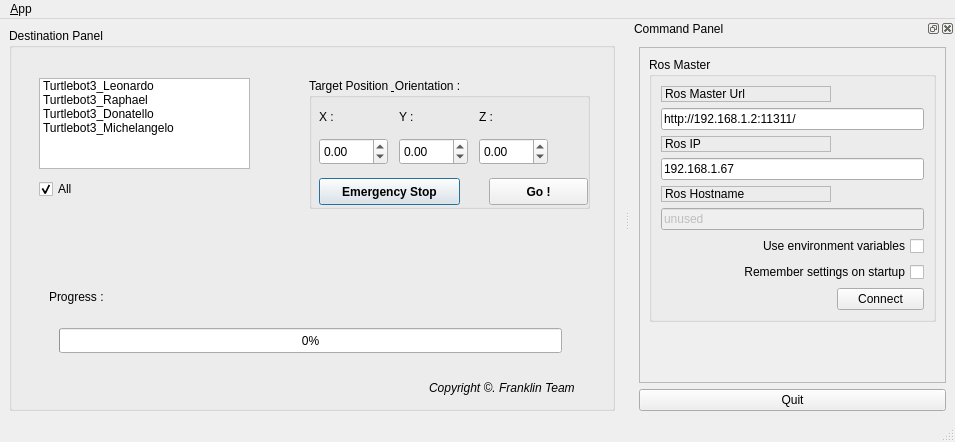
<?xml version="1.0" encoding="UTF-8"?>
<ui version="4.0">
 <class>MainWindowDesign</class>
 <widget class="QMainWindow" name="MainWindowDesign">
  <property name="geometry">
   <rect>
    <x>0</x>
    <y>0</y>
    <width>955</width>
    <height>442</height>
   </rect>
  </property>
  <property name="windowTitle">
   <string>QRosApp</string>
  </property>
  <property name="windowIcon">
   <iconset resource="../resources/images.qrc">
    <normaloff>:/images/icon.png</normaloff>:/images/icon.png</iconset>
  </property>
  <property name="locale">
   <locale language="English" country="Australia"/>
  </property>
  <widget class="QWidget" name="centralwidget">
   <layout class="QHBoxLayout">
    <item>
     <widget class="QGroupBox" name="groupBox_2">
      <property name="title">
       <string>Destination Panel</string>
      </property>
      <widget class="QProgressBar" name="progressBar_INFO">
       <property name="geometry">
        <rect>
         <x>50</x>
         <y>300</y>
         <width>503</width>
         <height>25</height>
        </rect>
       </property>
       <property name="value">
        <number>0</number>
       </property>
      </widget>
      <widget class="QGroupBox" name="groupBox_3">
       <property name="geometry">
        <rect>
         <x>300</x>
         <y>50</y>
         <width>281</width>
         <height>131</height>
        </rect>
       </property>
       <property name="title">
        <string>Target Position &amp; Orientation :</string>
       </property>
       <widget class="QDoubleSpinBox" name="doubleSpinBox_X">
        <property name="geometry">
         <rect>
          <x>10</x>
          <y>60</y>
          <width>69</width>
          <height>27</height>
         </rect>
        </property>
        <property name="minimum">
         <double>-4.000000000000000</double>
        </property>
        <property name="maximum">
         <double>4.000000000000000</double>
        </property>
        <property name="singleStep">
         <double>0.250000000000000</double>
        </property>
       </widget>
       <widget class="QDoubleSpinBox" name="doubleSpinBox_Y">
        <property name="geometry">
         <rect>
          <x>90</x>
          <y>60</y>
          <width>69</width>
          <height>27</height>
         </rect>
        </property>
        <property name="minimum">
         <double>-4.000000000000000</double>
        </property>
        <property name="maximum">
         <double>4.000000000000000</double>
        </property>
        <property name="singleStep">
         <double>0.250000000000000</double>
        </property>
       </widget>
       <widget class="QDoubleSpinBox" name="doubleSpinBox_T">
        <property name="geometry">
         <rect>
          <x>170</x>
          <y>60</y>
          <width>69</width>
          <height>27</height>
         </rect>
        </property>
        <property name="minimum">
         <double>-180.000000000000000</double>
        </property>
        <property name="maximum">
         <double>180.000000000000000</double>
        </property>
        <property name="singleStep">
         <double>45.000000000000000</double>
        </property>
       </widget>
       <widget class="QLabel" name="label_4">
        <property name="geometry">
         <rect>
          <x>10</x>
          <y>30</y>
          <width>67</width>
          <height>17</height>
         </rect>
        </property>
        <property name="text">
         <string>X :</string>
        </property>
       </widget>
       <widget class="QLabel" name="label_5">
        <property name="geometry">
         <rect>
          <x>90</x>
          <y>30</y>
          <width>67</width>
          <height>17</height>
         </rect>
        </property>
        <property name="text">
         <string>Y :</string>
        </property>
       </widget>
       <widget class="QLabel" name="label_6">
        <property name="geometry">
         <rect>
          <x>170</x>
          <y>30</y>
          <width>67</width>
          <height>17</height>
         </rect>
        </property>
        <property name="text">
         <string>Z : </string>
        </property>
       </widget>
       <widget class="QPushButton" name="pushButton_GO">
        <property name="geometry">
         <rect>
          <x>180</x>
          <y>100</y>
          <width>99</width>
          <height>27</height>
         </rect>
        </property>
        <property name="font">
         <font>
          <weight>75</weight>
          <bold>true</bold>
         </font>
        </property>
        <property name="text">
         <string>Go !</string>
        </property>
       </widget>
       <widget class="QPushButton" name="pushButton_STOP">
        <property name="geometry">
         <rect>
          <x>10</x>
          <y>100</y>
          <width>141</width>
          <height>27</height>
         </rect>
        </property>
        <property name="font">
         <font>
          <weight>75</weight>
          <bold>true</bold>
         </font>
        </property>
        <property name="text">
         <string>Emergency Stop</string>
        </property>
        <property name="default">
         <bool>true</bool>
        </property>
       </widget>
      </widget>
      <widget class="QLabel" name="label_7">
       <property name="geometry">
        <rect>
         <x>40</x>
         <y>260</y>
         <width>111</width>
         <height>17</height>
        </rect>
       </property>
       <property name="text">
        <string>Progress :</string>
       </property>
      </widget>
      <widget class="QListWidget" name="listWidget">
       <property name="geometry">
        <rect>
         <x>30</x>
         <y>50</y>
         <width>211</width>
         <height>91</height>
        </rect>
       </property>
       <item>
        <property name="text">
         <string>Turtlebot3_Leonardo</string>
        </property>
       </item>
       <item>
        <property name="text">
         <string>Turtlebot3_Raphael</string>
        </property>
       </item>
       <item>
        <property name="text">
         <string>Turtlebot3_Donatello</string>
        </property>
       </item>
       <item>
        <property name="text">
         <string>Turtlebot3_Michelangelo</string>
        </property>
       </item>
      </widget>
      <widget class="QCheckBox" name="checkBox">
       <property name="geometry">
        <rect>
         <x>30</x>
         <y>150</y>
         <width>51</width>
         <height>22</height>
        </rect>
       </property>
       <property name="text">
        <string>All</string>
       </property>
       <property name="checked">
        <bool>true</bool>
       </property>
      </widget>
      <widget class="QLabel" name="label_8">
       <property name="geometry">
        <rect>
         <x>420</x>
         <y>350</y>
         <width>191</width>
         <height>20</height>
        </rect>
       </property>
       <property name="font">
        <font>
         <italic>true</italic>
        </font>
       </property>
       <property name="text">
        <string>Copyright ©. Franklin Team</string>
       </property>
      </widget>
     </widget>
    </item>
   </layout>
  </widget>
  <widget class="QMenuBar" name="menubar">
   <property name="geometry">
    <rect>
     <x>0</x>
     <y>0</y>
     <width>955</width>
     <height>25</height>
    </rect>
   </property>
   <widget class="QMenu" name="menu_File">
    <property name="title">
     <string>&amp;App</string>
    </property>
    <addaction name="action_Preferences"/>
    <addaction name="separator"/>
    <addaction name="actionAbout"/>
    <addaction name="actionAbout_Qt"/>
    <addaction name="separator"/>
    <addaction name="action_Quit"/>
   </widget>
   <addaction name="menu_File"/>
  </widget>
  <widget class="QStatusBar" name="statusbar"/>
  <widget class="QDockWidget" name="dock_status">
   <property name="sizePolicy">
    <sizepolicy hsizetype="Minimum" vsizetype="Preferred">
     <horstretch>0</horstretch>
     <verstretch>0</verstretch>
    </sizepolicy>
   </property>
   <property name="minimumSize">
    <size>
     <width>325</width>
     <height>395</height>
    </size>
   </property>
   <property name="allowedAreas">
    <set>Qt::RightDockWidgetArea</set>
   </property>
   <property name="windowTitle">
    <string>Command Panel</string>
   </property>
   <attribute name="dockWidgetArea">
    <number>2</number>
   </attribute>
   <widget class="QWidget" name="dockWidgetContents_2">
    <layout class="QVBoxLayout" name="verticalLayout">
     <item>
      <widget class="QFrame" name="frame">
       <property name="sizePolicy">
        <sizepolicy hsizetype="Minimum" vsizetype="Preferred">
         <horstretch>0</horstretch>
         <verstretch>0</verstretch>
        </sizepolicy>
       </property>
       <property name="frameShape">
        <enum>QFrame::StyledPanel</enum>
       </property>
       <property name="frameShadow">
        <enum>QFrame::Raised</enum>
       </property>
       <layout class="QVBoxLayout" name="verticalLayout_3">
        <item>
         <widget class="QGroupBox" name="groupBox">
          <property name="title">
           <string>Ros Master</string>
          </property>
          <layout class="QGridLayout" name="gridLayout">
           <item row="0" column="0">
            <widget class="QLabel" name="label">
             <property name="frameShape">
              <enum>QFrame::StyledPanel</enum>
             </property>
             <property name="frameShadow">
              <enum>QFrame::Raised</enum>
             </property>
             <property name="text">
              <string>Ros Master Url</string>
             </property>
            </widget>
           </item>
           <item row="1" column="0" colspan="2">
            <widget class="QLineEdit" name="line_edit_master">
             <property name="text">
              <string>http://192.168.1.2:11311/</string>
             </property>
            </widget>
           </item>
           <item row="2" column="0">
            <widget class="QLabel" name="label_2">
             <property name="frameShape">
              <enum>QFrame::StyledPanel</enum>
             </property>
             <property name="frameShadow">
              <enum>QFrame::Raised</enum>
             </property>
             <property name="text">
              <string>Ros IP</string>
             </property>
            </widget>
           </item>
           <item row="3" column="0" colspan="2">
            <widget class="QLineEdit" name="line_edit_host">
             <property name="text">
              <string>192.168.1.67</string>
             </property>
            </widget>
           </item>
           <item row="4" column="0">
            <widget class="QLabel" name="label_3">
             <property name="frameShape">
              <enum>QFrame::StyledPanel</enum>
             </property>
             <property name="frameShadow">
              <enum>QFrame::Raised</enum>
             </property>
             <property name="text">
              <string>Ros Hostname</string>
             </property>
            </widget>
           </item>
           <item row="5" column="0" colspan="2">
            <widget class="QLineEdit" name="line_edit_topic">
             <property name="enabled">
              <bool>false</bool>
             </property>
             <property name="text">
              <string>unused</string>
             </property>
            </widget>
           </item>
           <item row="6" column="0" colspan="2">
            <widget class="QCheckBox" name="checkbox_use_environment">
             <property name="layoutDirection">
              <enum>Qt::RightToLeft</enum>
             </property>
             <property name="text">
              <string>Use environment variables</string>
             </property>
            </widget>
           </item>
           <item row="7" column="0" colspan="2">
            <widget class="QCheckBox" name="checkbox_remember_settings">
             <property name="layoutDirection">
              <enum>Qt::RightToLeft</enum>
             </property>
             <property name="text">
              <string>Remember settings on startup</string>
             </property>
            </widget>
           </item>
           <item row="8" column="0">
            <spacer name="horizontalSpacer">
             <property name="orientation">
              <enum>Qt::Horizontal</enum>
             </property>
             <property name="sizeHint" stdset="0">
              <size>
               <width>170</width>
               <height>21</height>
              </size>
             </property>
            </spacer>
           </item>
           <item row="8" column="1">
            <widget class="QPushButton" name="button_connect">
             <property name="enabled">
              <bool>true</bool>
             </property>
             <property name="sizePolicy">
              <sizepolicy hsizetype="MinimumExpanding" vsizetype="Fixed">
               <horstretch>0</horstretch>
               <verstretch>0</verstretch>
              </sizepolicy>
             </property>
             <property name="toolTip">
              <string>Set the target to the current joint trajectory state.</string>
             </property>
             <property name="statusTip">
              <string>Clear all waypoints and set the target to the current joint trajectory state.</string>
             </property>
             <property name="text">
              <string>Connect</string>
             </property>
            </widget>
           </item>
          </layout>
         </widget>
        </item>
        <item>
         <spacer name="verticalSpacer_3">
          <property name="orientation">
           <enum>Qt::Vertical</enum>
          </property>
          <property name="sizeHint" stdset="0">
           <size>
            <width>20</width>
            <height>233</height>
           </size>
          </property>
         </spacer>
        </item>
       </layout>
      </widget>
     </item>
     <item>
      <widget class="QPushButton" name="quit_button">
       <property name="sizePolicy">
        <sizepolicy hsizetype="MinimumExpanding" vsizetype="Fixed">
         <horstretch>0</horstretch>
         <verstretch>0</verstretch>
        </sizepolicy>
       </property>
       <property name="text">
        <string>Quit</string>
       </property>
      </widget>
     </item>
    </layout>
   </widget>
  </widget>
  <action name="action_Quit">
   <property name="text">
    <string>&amp;Quit</string>
   </property>
   <property name="shortcut">
    <string>Ctrl+Q</string>
   </property>
   <property name="shortcutContext">
    <enum>Qt::ApplicationShortcut</enum>
   </property>
  </action>
  <action name="action_Preferences">
   <property name="text">
    <string>&amp;Preferences</string>
   </property>
  </action>
  <action name="actionAbout">
   <property name="text">
    <string>&amp;About</string>
   </property>
  </action>
  <action name="actionAbout_Qt">
   <property name="text">
    <string>About &amp;Qt</string>
   </property>
  </action>
 </widget>
 <resources>
  <include location="../resources/images.qrc"/>
 </resources>
 <connections>
  <connection>
   <sender>action_Quit</sender>
   <signal>triggered()</signal>
   <receiver>MainWindowDesign</receiver>
   <slot>close()</slot>
   <hints>
    <hint type="sourcelabel">
     <x>-1</x>
     <y>-1</y>
    </hint>
    <hint type="destinationlabel">
     <x>399</x>
     <y>299</y>
    </hint>
   </hints>
  </connection>
  <connection>
   <sender>quit_button</sender>
   <signal>clicked()</signal>
   <receiver>MainWindowDesign</receiver>
   <slot>close()</slot>
   <hints>
    <hint type="sourcelabel">
     <x>859</x>
     <y>552</y>
    </hint>
    <hint type="destinationlabel">
     <x>469</x>
     <y>299</y>
    </hint>
   </hints>
  </connection>
 </connections>
</ui>
